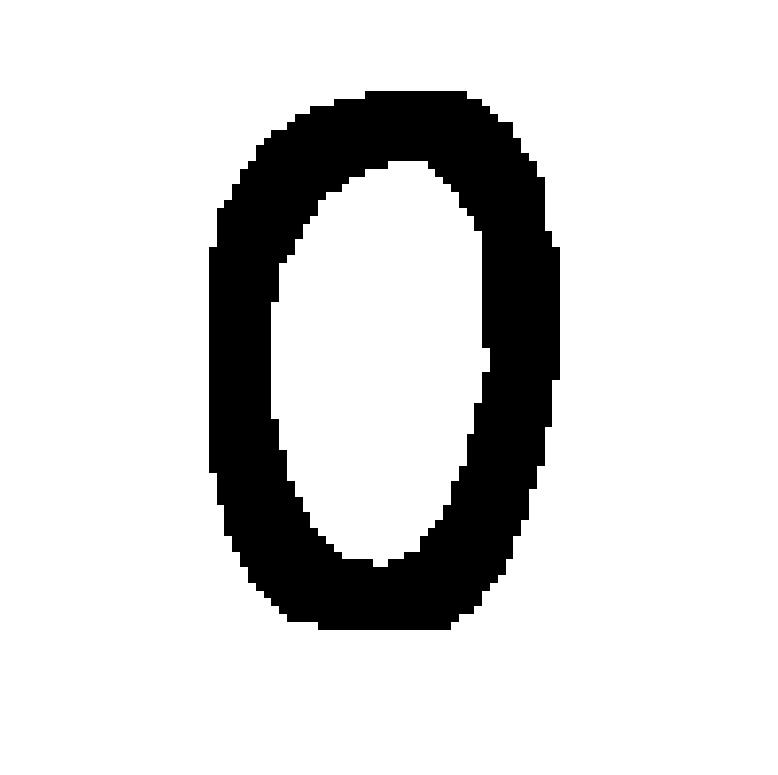
#> input picture sample/0.jpg, 778 x 775 px; its folder holds 4 pictures in this run
$ jupyter execute --allow-errors 'handwriting recognition.ipynb'
#> lines starting #> are read from the running program, lines starting #| are printed output that depends on the picture; after the words box and inside, x2 and y2 are one past the last pixel; in counts of white or black regions, pixels touching at a corner belong together
[cell 1]
import tensorflow as tf
import numpy as np
import matplotlib.pyplot as plt

[cell 2]
#데이터 로드 및 train / test set 나누기.

mnist = tf.keras.datasets.mnist
#> (the rest of this cell did not finish here and is left out)

[cell 3]
# train set 이미지 확인과 label 확인 ( 예시로 보기 위해 25개만 설정)
plt.figure(figsize=(10,10))
#> (the rest of this cell did not finish here and is left out)

Dense 레이어는 입력과 출력을 모두 연결해주며,
입력과 출력을 각각 연결해주는 가중치를 포함하고 있다. 즉, 입력이 4개, 출력이 8개라면 가중치는 총 32개가 존재한다.
그리고 이 Dense 레이어는 가장 머신러닝에
기본적인 층으로 영상이나 서로 연속적으로 상관관계가 있는 데이터가 아니라면 이 층을 통해 학습 시킬 수 있는 데이터가 많다.

activaiton 에서는 무엇을 사용할 지 고민을 많이 할 수 있는데, 'relu' 는 은닉층으로 역전파를 통해 좋은 성능이 나오기 때문에 마지막
층이 아니고서야 거의 relu 를 이용한다.

마지막 층에서는 'sigmond' 와 'softmax' 를 사용함으로서 sigmond 는 'yes or no' 와 같은 이진 분류, softmax 는 확률 값을
내뱉어내 다양한 것을 분류하기 위함이다.

즉, 당도, 나트륨, 구성 요소 등을 보고 콜라, 사이다, 환타를 구별해내려면 'softmax',
공기 구성 요소를 보고 '미세먼지 경보냐? 아니냐?'는 sigmond 를 이용하게 된다.

#> (a cell that did not finish here is left out)

#> (a cell that did not finish here is left out)

[cell 6]
#sparse_categorical_crossentropy << label이 정수로 인코딩 되었을 때 사용합니다.
#categorical_crossentropy << label이 one_hot 인코딩 되었을 때 사용합니다.

#> (a cell that did not finish here is left out)

[cell 8]
# 내 손글씨 로드
# pip install opencv-python
import glob
from PIL import Image
import numpy as np
import cv2
sample = []

groups_folder_path = 'sample'

image_dir = groups_folder_path + '/'
files = glob.glob(image_dir + '/*.jpg')


for i in files:

    img = Image.open(i).convert('L')
    img = img.resize((28,28))
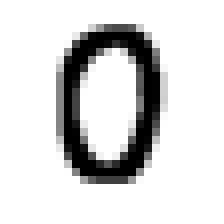
#> img: PIL image 28x28 L (shown 8 times larger); min 0, max 255, mean 215.5
    train = np.asarray(img)
    a, train = cv2.threshold(train,100,255,cv2.THRESH_BINARY)
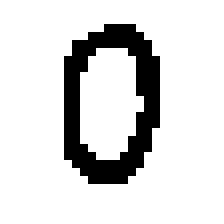
#> train: shape (28, 28) (shown 8 times larger); 85.3% white; black in thin lines or dots, all inside (x1, y1, x2, y2) = (8, 3, 20, 23)
    sample.append(train)
#> pass 2 of the loop `for i in files:`:
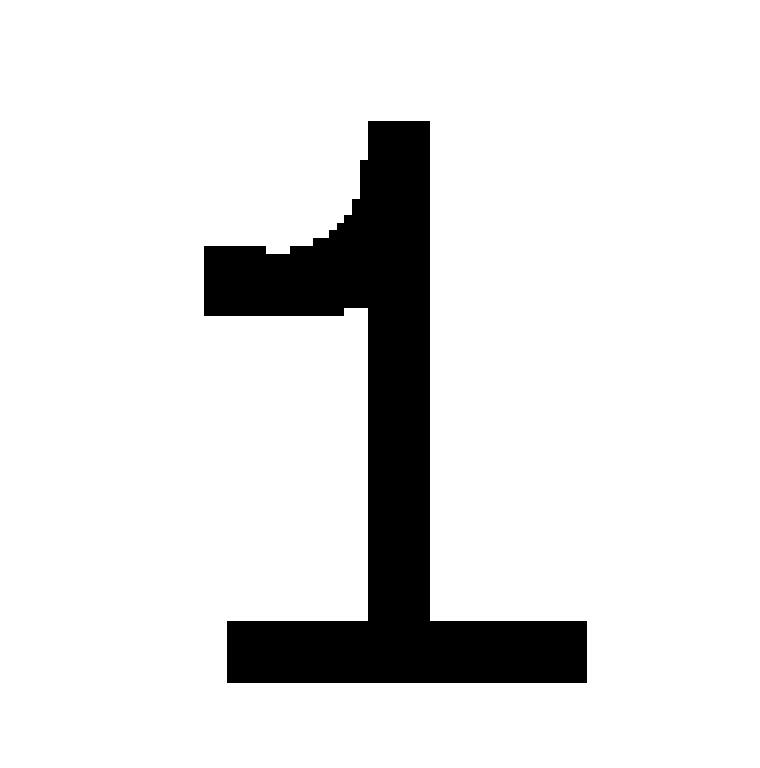
#> input picture sample/1.jpg, 760 x 768 px
#> `img = img.resize((28,28))`:
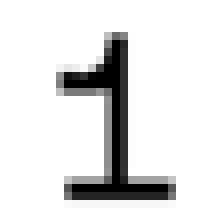
#> img: PIL image 28x28 L (shown 8 times larger); min 0, max 255, mean 226.3
#> `a, train = cv2.threshold(train,100,255,cv2.THRESH_BINARY)`:
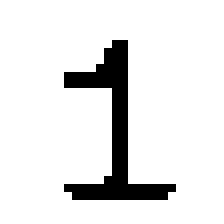
#> train: shape (28, 28) (shown 8 times larger); 89.9% white; black in thin lines or dots, all inside (x1, y1, x2, y2) = (8, 5, 22, 25)
#> pass 3 of the loop `for i in files:`:
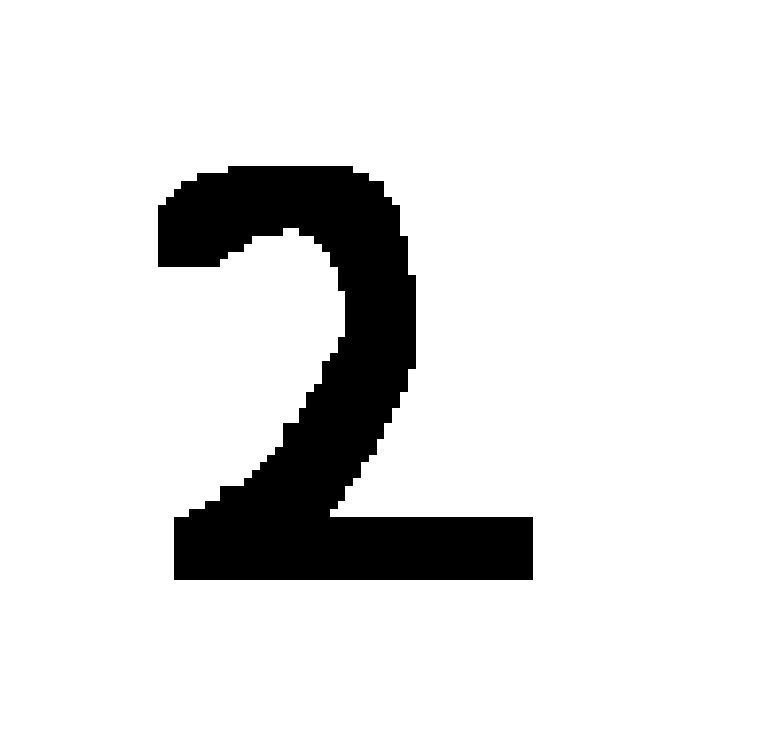
#> input picture sample/2.jpg, 762 x 750 px
#> `img = img.resize((28,28))`:
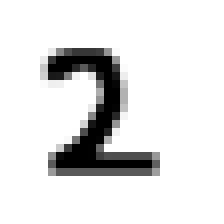
#> img: PIL image 28x28 L (shown 8 times larger); min 0, max 255, mean 225.7
#> `a, train = cv2.threshold(train,100,255,cv2.THRESH_BINARY)`:
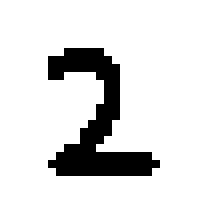
#> train: shape (28, 28) (shown 8 times larger); 88.4% white; 1 black region, box (x1, y1, x2, y2) and area: (6, 6, 20, 22) 91
#> the loop made 4 passes; the first 3 are shown
